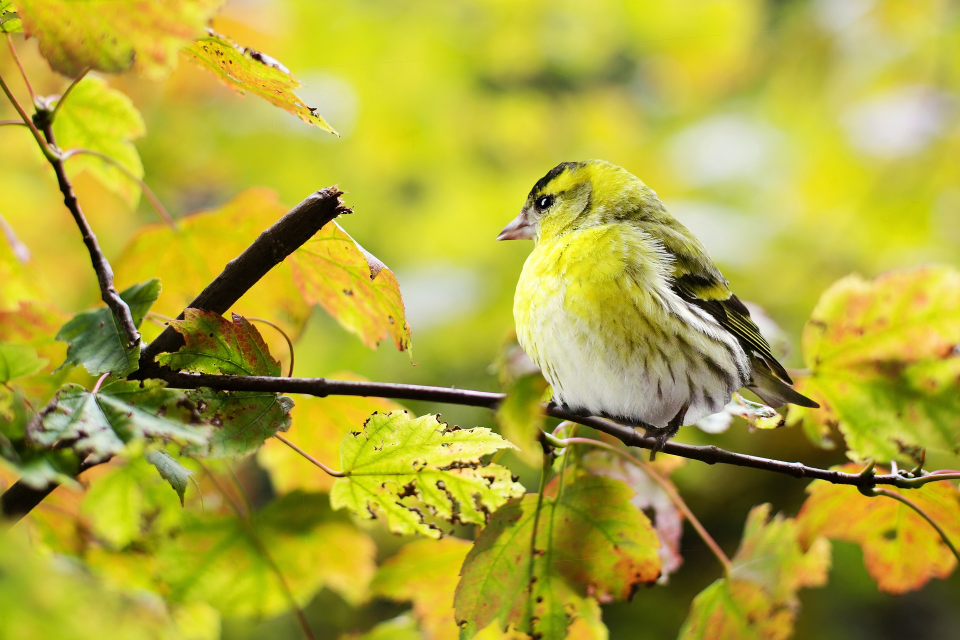
#> input picture opencv_prac/test_data/bird.jpg, 1920 x 1279 px (shown at 1/2 size)
$ python image_processing_1.py   (Python 2 division)
#> lines starting #> are read from the running program, lines starting #| are printed output that depends on the picture; after the words box and inside, x2 and y2 are one past the last pixel; in counts of white or black regions, pixels touching at a corner belong together
#-*- coding:utf-8 -*-
"""
2値化を行う
"""
import cv2

img = cv2.imread('./test_data/bird.jpg')
#> img is the input picture: shape (1279, 1920, 3); mean B, G, R 55.9, 167.6, 175.5
hight = img.shape[0]
#> hight = 1279
width = img.shape[1]
#> width = 1920
img = cv2.resize(img,(width/4,hight/4))
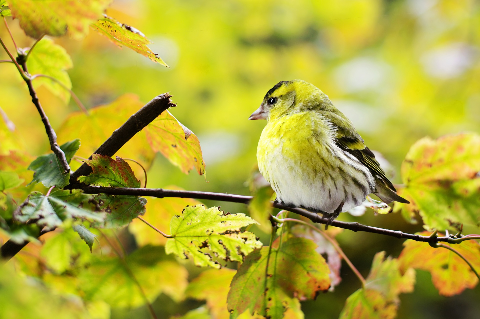
#> img: shape (319, 480, 3); mean B, G, R 55.7, 167.4, 175.3

#グレースケール
img_gray = cv2.cvtColor(img, cv2.COLOR_RGB2GRAY)
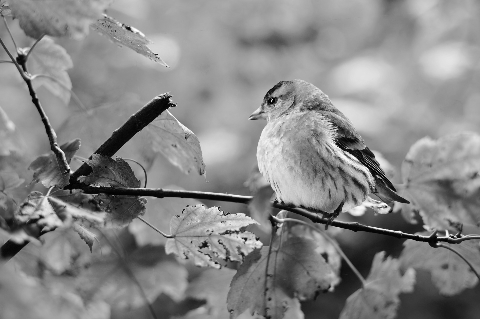
#> img_gray: shape (319, 480); min 1, max 254, mean 134.9

#二値化
thresh=150 #pixelが100より大きいと1=白とする
max_pixel = 255
ret, img_dst = cv2.threshold(img_gray,thresh,max_pixel, cv2.THRESH_BINARY)
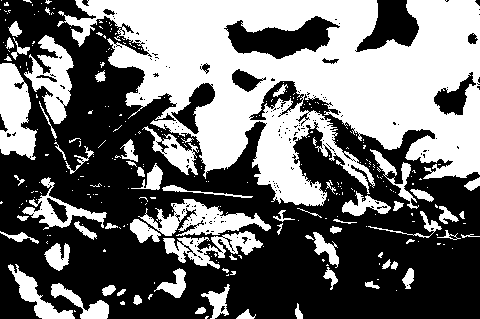
#> img_dst: shape (319, 480); 43.7% white; 297 white regions (231 under 20 px), largest, box (x1, y1, x2, y2) and area: (57, 0, 480, 206) 46790, (0, 63, 37, 160) 2444, (138, 199, 271, 236) 2177
#> ret = 150

cv2.imshow("gray_image",img_gray)
cv2.imshow("binarization_image",img_dst)

cv2.waitKey(0)

cv2.destroyAllWindows()

$ run again, with opencv_prac/test_data/batterfly.jpg copied over opencv_prac/test_data/bird.jpg
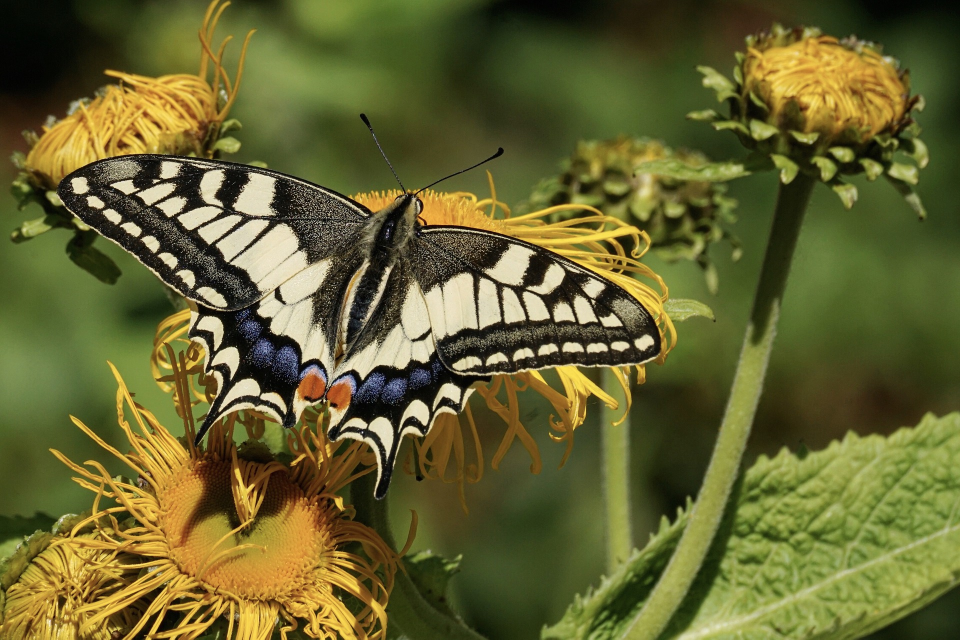
#> input picture opencv_prac/test_data/batterfly.jpg, 1920 x 1279 px (shown at 1/2 size)
#> img is the input picture: shape (1279, 1920, 3); mean B, G, R 48.1, 98.9, 101
#> img: shape (319, 480, 3)
#> `img_gray = cv2.cvtColor(img, cv2.COLOR_RGB2GRAY)`:
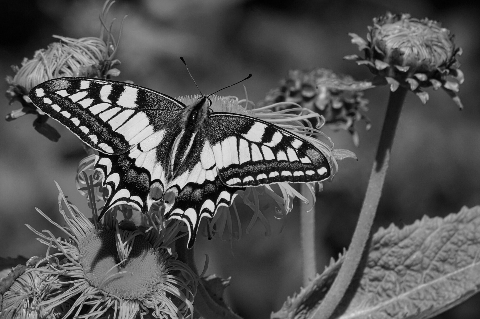
#> img_gray: shape (319, 480); min 1, max 236, mean 83.9
#> `ret, img_dst = cv2.threshold(img_gray,thresh,max_pixel, cv2.THRESH_BIN..`:
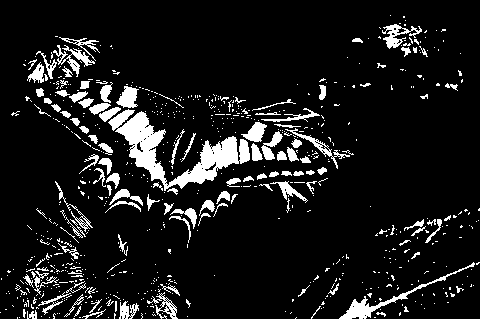
#> img_dst: shape (319, 480); 10.1% white; 711 white regions (593 under 20 px), largest, box (x1, y1, x2, y2) and area: (108, 109, 250, 191) 3550, (339, 262, 475, 319) 738, (53, 45, 95, 77) 380
#> ret = 150
